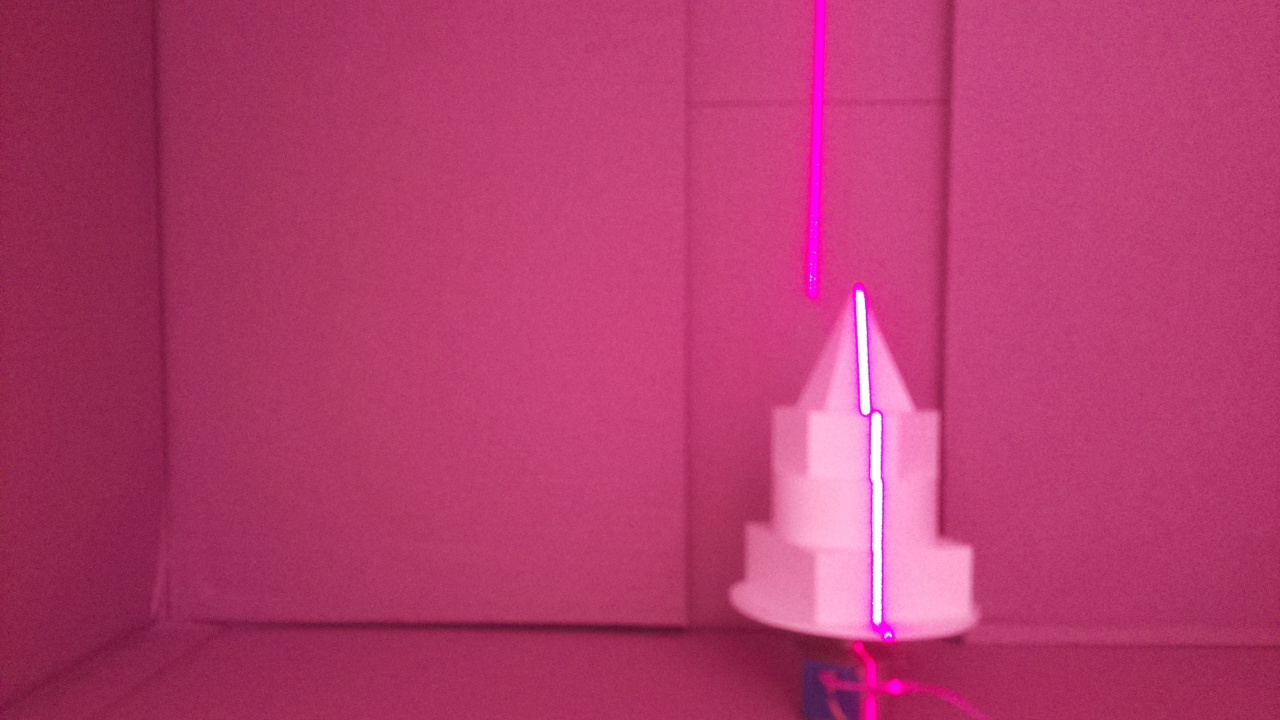
#> input picture code/raspberry/test_scan_09_03/test/test_scan_09_03_L_2_complet.jpg, 1280 x 720 px, found by its file name
$ python test.py
#> lines starting #> are read from the running program, lines starting #| are printed output that depends on the picture; after the words box and inside, x2 and y2 are one past the last pixel; in counts of white or black regions, pixels touching at a corner belong together
import cv2


path = r"C:\Users\rapha\OneDrive\Documents\master1\Q2\projetRobotique\Sid_project\code\raspberry\test_scan_09_03\test\test_scan_09_03_L_2_complet.jpg"
img = cv2.imread(path)
#> img is the input picture: shape (720, 1280, 3); mean B, G, R 108.9, 59.2, 180.6
blue, green, red = cv2.split(img)
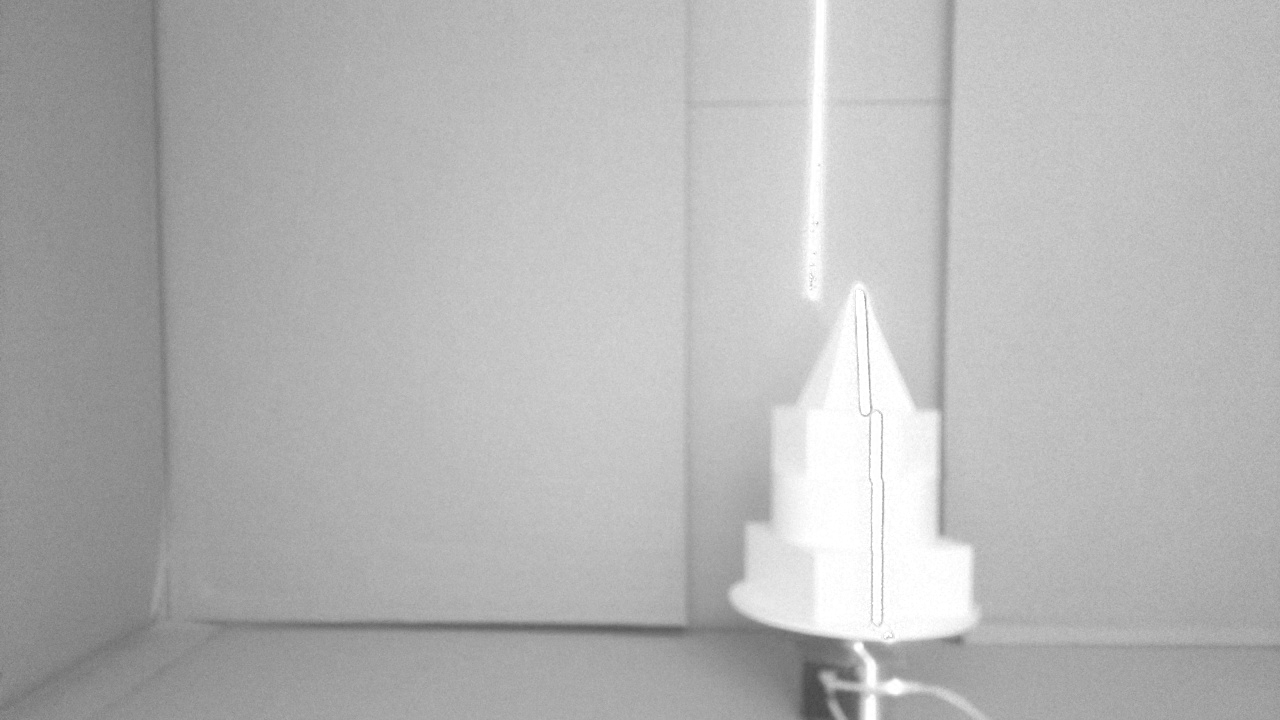
#> red: shape (720, 1280); min 70, max 255, mean 180.6
hsv =cv2.cvtColor(img, cv2.COLOR_BGR2HSV)
#> hsv: shape (720, 1280, 3); mean H, S, V 167.7, 173.6, 180.6
gray = cv2.cvtColor(img,cv2.COLOR_BGR2GRAY)
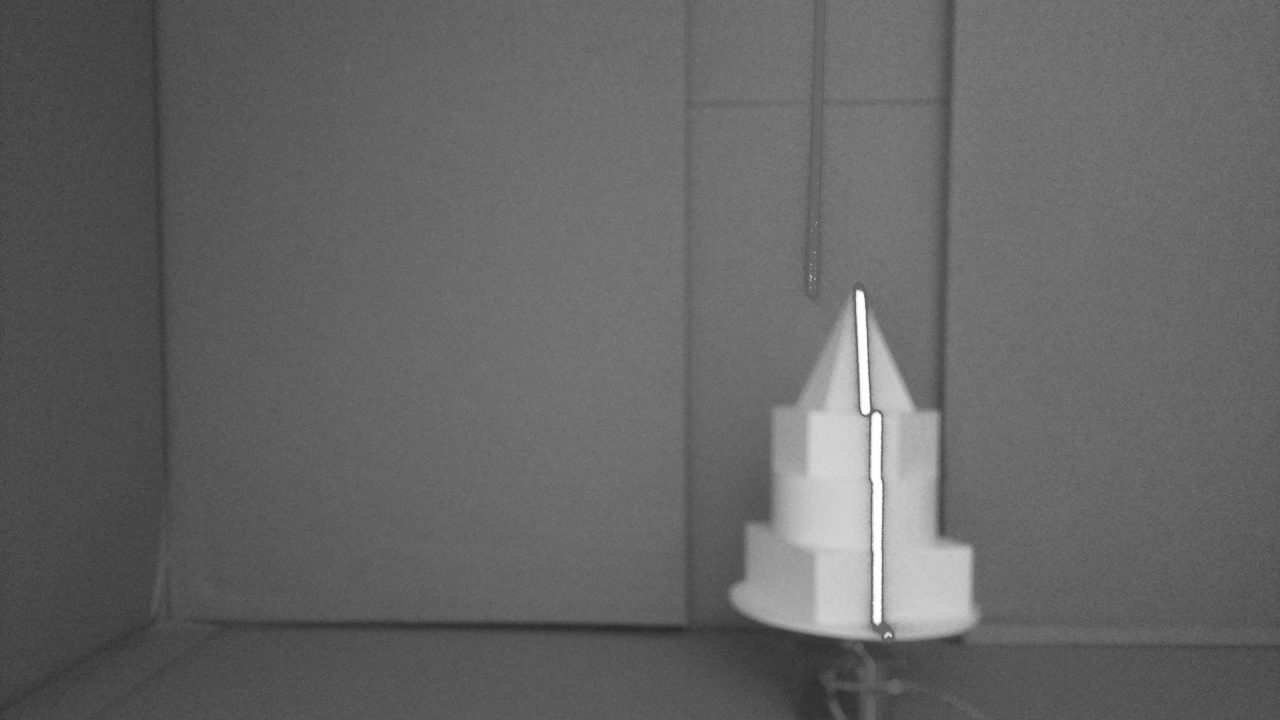
#> gray: shape (720, 1280); min 39, max 255, mean 101.1
h, s, v = cv2.split(hsv)
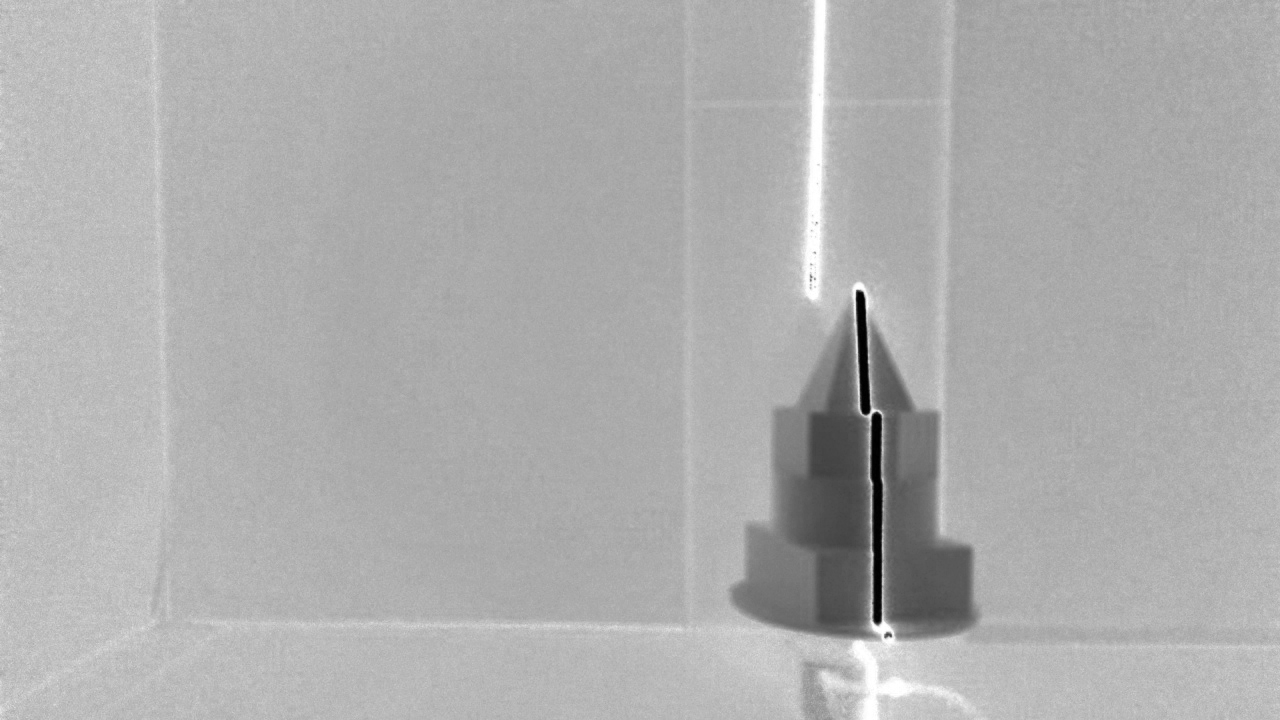
#> s: shape (720, 1280); min 0, max 255, mean 173.6
ret,thresh1 = cv2.threshold(green,200,255,cv2.THRESH_BINARY)
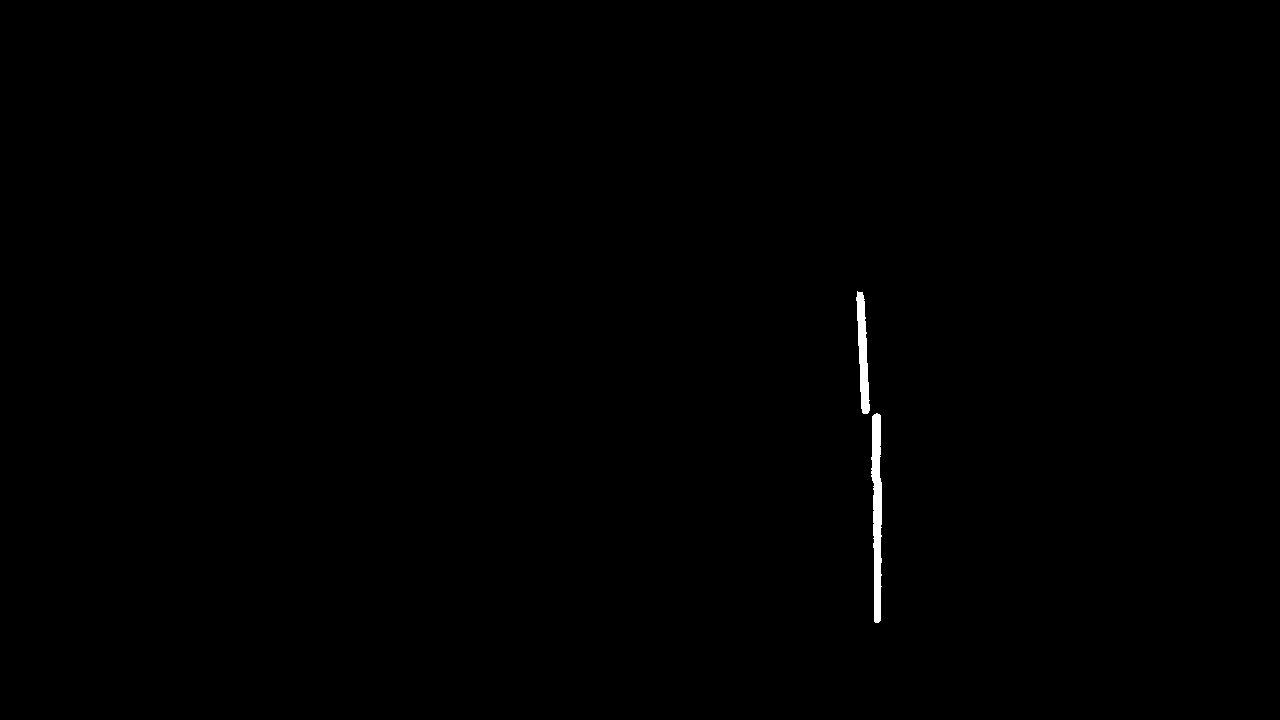
#> thresh1: shape (720, 1280); 0.29% white; 2 white regions, box (x1, y1, x2, y2) and area: (871, 413, 882, 623) 1682, (856, 291, 870, 414) 994
while True:
    cv2.imshow('img',img)
    cv2.imshow('red',red)
    cv2.imshow('blue',blue)
    cv2.imshow('green',green)
    cv2.imshow('gray',gray)
    cv2.imshow('tresh',thresh1)
    # cv2.imshow('h',h)
    # cv2.imshow('s',s)
    # cv2.imshow('v',v)
    k = cv2.waitKey(5) & 0xFF
#> (key Esc is pressed here)
    if k == 27:
        break


cv2.destroyAllWindows()
